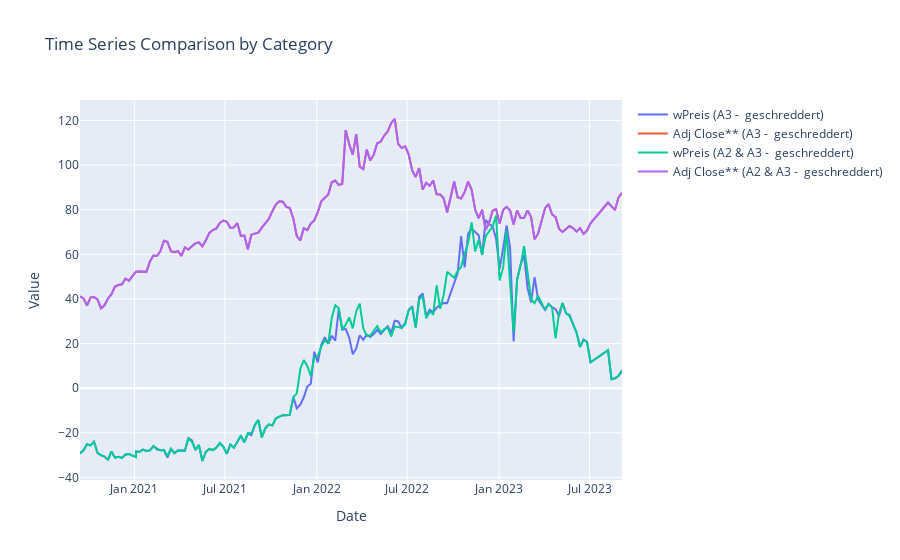

The notebook cell saved with this chart:
### Markdown cell above
That plotted all values including both the categories of full. Trying to plot them separately:

### Code cell
# Get unique categories
categories = combined_df['full'].unique()

# Create a Plotly figure
fig = go.Figure()

# Loop through each category and add a trace for it
for category in categories:
    category_data = combined_df[combined_df['full'] == category]
    fig.add_trace(go.Scatter(x=category_data['date'], y=category_data['wPreis'], mode='lines', name=f'wPreis ({category})'))
    fig.add_trace(go.Scatter(x=category_data['date'], y=category_data['Adj Close**'], mode='lines', name=f'Adj Close** ({category})'))

# Customize the layout
fig.update_layout(
    title="Time Series Comparison by Category",
    xaxis_title="Date",
    yaxis_title="Value",
    xaxis=dict(type='date'),
)

# Show the legend
fig.update_layout(showlegend=True)

# Display the plot
fig.show()

### Figure 1 — Plotly figure (JSON) as saved in the notebook; plotly's stock layout.template omitted (floating-point values rounded to 4 significant figures; data arrays with more than 128 entries replaced by an {"elided": "..."} marker saying what was removed)
{"data": [{"mode": "lines", "name": "wPreis (A3 -  geschreddert)", "type": "scatter", "x": {"elided": "150 str values"}, "y": {"elided": "150 float values"}}, {"mode": "lines", "name": "Adj Close** (A3 -  geschreddert)", "type": "scatter", "x": {"elided": "150 str values"}, "y": {"elided": "150 float values"}}, {"mode": "lines", "name": "wPreis (A2 & A3 -  geschreddert)", "type": "scatter", "x": {"elided": "150 str values"}, "y": {"elided": "150 float values"}}, {"mode": "lines", "name": "Adj Close** (A2 & A3 -  geschreddert)", "type": "scatter", "x": {"elided": "150 str values"}, "y": {"elided": "150 float values"}}], "layout": {"showlegend": true, "title": {"text": "Time Series Comparison by Category"}, "xaxis": {"title": {"text": "Date"}, "type": "date"}, "yaxis": {"title": {"text": "Value"}}}}
